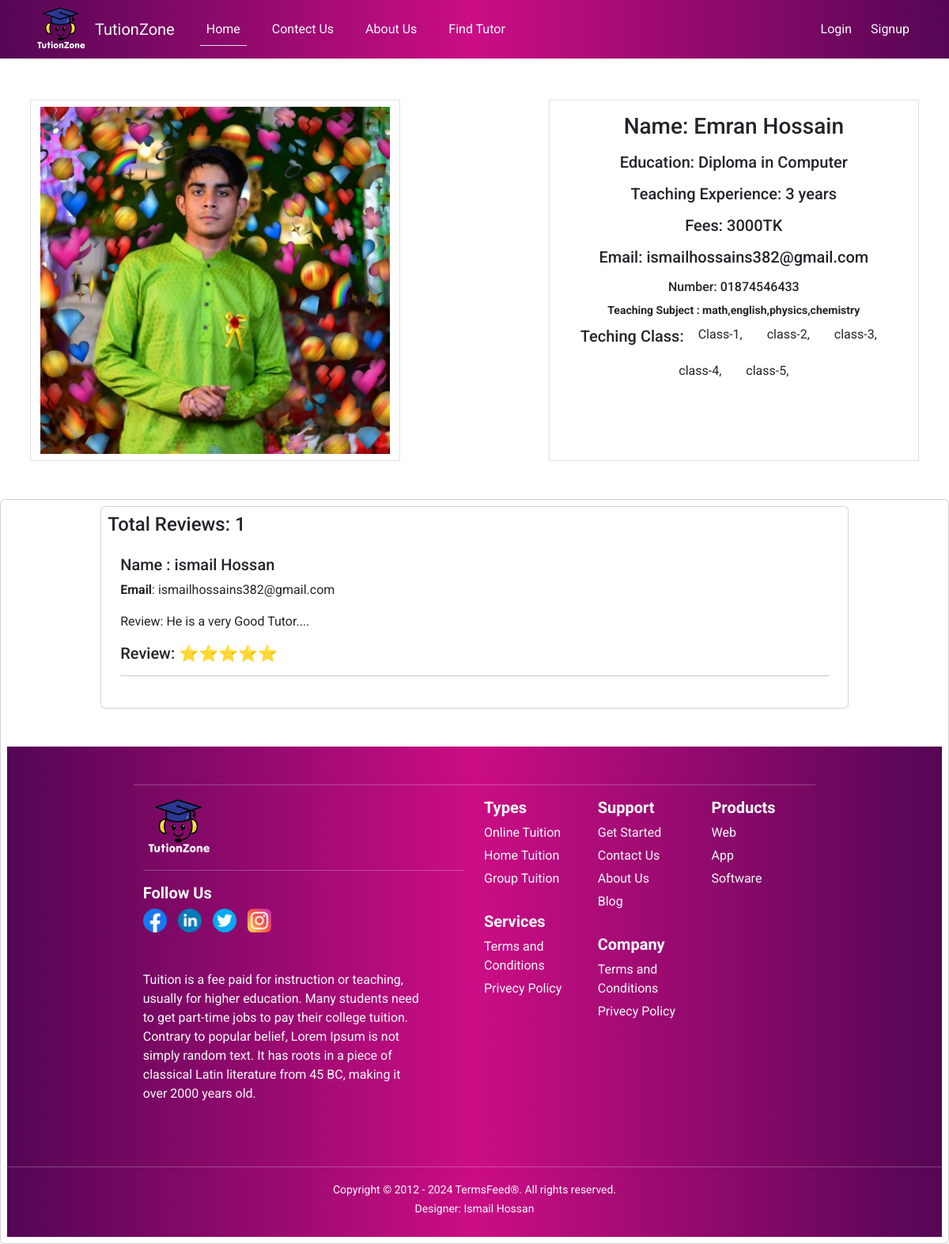
The page /tution/details/6/ on the database its author committed.
### tution/models.py (models this page shows, shortened)
class AddTutors(models.Model):
    user = models.ForeignKey(User,on_delete =models.CASCADE,related_name ='tutor')
    name =models.CharField(max_length=50)
    image = models.ImageField(upload_to="tution/image/")
    class_category = models.ManyToManyField(CategoryByClasses)
    education = models.CharField(max_length=100)
    teaching_experience = models.CharField(max_length =20)
    fee =models.CharField(max_length=10)
    subject = models.CharField(max_length=50)
    number =models.CharField(max_length=12)

class Review(models.Model):
    tutors = models.ForeignKey(AddTutors ,on_delete =  models.CASCADE, related_name='reviews')
    body = models.TextField()
    name= models.CharField(max_length=100)
    email = models.EmailField()
    created_date = models.DateTimeField(auto_now_add=True)
    rating = models.CharField(choices = STARCHOICES ,max_length =10)

### categorybyclasses/models.py (models this page shows, shortened)
class CategoryByClasses(models.Model):
    name = models.CharField(max_length =30)
    slug = models.SlugField(max_length =40)

### tution/views.py (the view)
# urls.py: path('details/<int:id>/',views.tutorDetails, name='details'),
def tutorDetails(request,id):
    tutors =AddTutors.objects.get(pk=id)
    review = tutors.reviews.all()
    return render(request,'tutor_detail/details.html',{'tution':tutors ,"review":review})

### tution/templates/tutor_detail/details.html (shortened to what this page needs)
{% extends "base.html" %}
{% block content %}
{% load static %}
{% load crispy_forms_tags %}
 <div class="container text-center mb-5">
    <div class="row g-2 justify-content-between  mt-5">
      <div class="col-5 border">
        <div class="p-2">
            <img style="" src="{{ tution.image.url }}" class="card-img-top" alt="car-image">
        </div>
      </div>
      <div class="col-5 border">
        <div class="p-2">
            <h3 class="card-title p-2">Name: {{ tution.name}}</h3>
            <h3 class="card-title h5 p-2">Education: {{ tution.education}}</h3>
            <h5 class="card-title p-2">Teaching Experience: {{ tution.teaching_experience}}</h5>
            <h5 class="card-title p-2">Fees: {{ tution.fee}}TK</h5>
            <h5 class="card-title p-2">Email: {{ tution.user.email}}</h5>
            <h6 class="card-title p-2">Number: {{ tution.number}}</h6>
            <small> <b> Teaching Subject : {{tution.subject}} </b></small>
            <br>
            <h5>Teching Class:
              {% for category in tution.class_category.all %}
              <a class='btn h6 '>{{category.name}},</a>
              {% endfor %}
            </h5>
        </div>
      </div>
    </div>
  </div>
<div  class="card  p-2">
  <div style="width:80%; margin:auto;" class="card  p-2">
      <h4>Total Reviews: {{ review|length }}</h4>
      <div class="card-body">
        {% for rev in review %}
          <h5>Name : {{rev.name}}   </h5>
          <p><b>Email</b>: {{rev.email}}</p>
          <p>Review: {{rev.body}}</p>
          <h5>Review: {{rev.rating}}</h5>
          <hr>
        {% endfor %}
      </div>
  </div>
{% endblock content %}

### static/style.css (style rules this page uses)
body { margin: 0; padding: 0; }

### rows shown on the page
AddTutors: image (picture), name "Emran Hossain", education "Diploma in Computer", teaching_experience "3 years", fee "3000", user.email "ismailhossains382@gmail.com", number "01874546433", subject "math,english,physics,chemistry"
CategoryByClasses: name "Class-1"
CategoryByClasses: name "class-2"
CategoryByClasses: name "class-3"
CategoryByClasses: name "class-4"
CategoryByClasses: name "class-5"
Review: name "ismail Hossan", email "ismailhossains382@gmail.com", body "He is a very Good Tutor....", rating "⭐⭐⭐⭐⭐"

### other values the page prints
{{ review|length }} "1"
